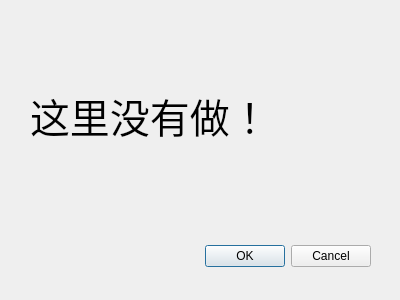
<?xml version="1.0" encoding="UTF-8"?>
<ui version="4.0">
 <class>none</class>
 <widget class="QDialog" name="none">
  <property name="geometry">
   <rect>
    <x>0</x>
    <y>0</y>
    <width>400</width>
    <height>300</height>
   </rect>
  </property>
  <property name="windowTitle">
   <string>Dialog</string>
  </property>
  <widget class="QDialogButtonBox" name="buttonBox">
   <property name="geometry">
    <rect>
     <x>30</x>
     <y>240</y>
     <width>341</width>
     <height>32</height>
    </rect>
   </property>
   <property name="orientation">
    <enum>Qt::Horizontal</enum>
   </property>
   <property name="standardButtons">
    <set>QDialogButtonBox::Cancel|QDialogButtonBox::Ok</set>
   </property>
  </widget>
  <widget class="QLabel" name="label">
   <property name="geometry">
    <rect>
     <x>30</x>
     <y>40</y>
     <width>331</width>
     <height>151</height>
    </rect>
   </property>
   <property name="font">
    <font>
     <pointsize>30</pointsize>
    </font>
   </property>
   <property name="text">
    <string>这里没有做！</string>
   </property>
  </widget>
 </widget>
 <resources/>
 <connections>
  <connection>
   <sender>buttonBox</sender>
   <signal>accepted()</signal>
   <receiver>none</receiver>
   <slot>accept()</slot>
   <hints>
    <hint type="sourcelabel">
     <x>248</x>
     <y>254</y>
    </hint>
    <hint type="destinationlabel">
     <x>157</x>
     <y>274</y>
    </hint>
   </hints>
  </connection>
  <connection>
   <sender>buttonBox</sender>
   <signal>rejected()</signal>
   <receiver>none</receiver>
   <slot>reject()</slot>
   <hints>
    <hint type="sourcelabel">
     <x>316</x>
     <y>260</y>
    </hint>
    <hint type="destinationlabel">
     <x>286</x>
     <y>274</y>
    </hint>
   </hints>
  </connection>
 </connections>
</ui>
